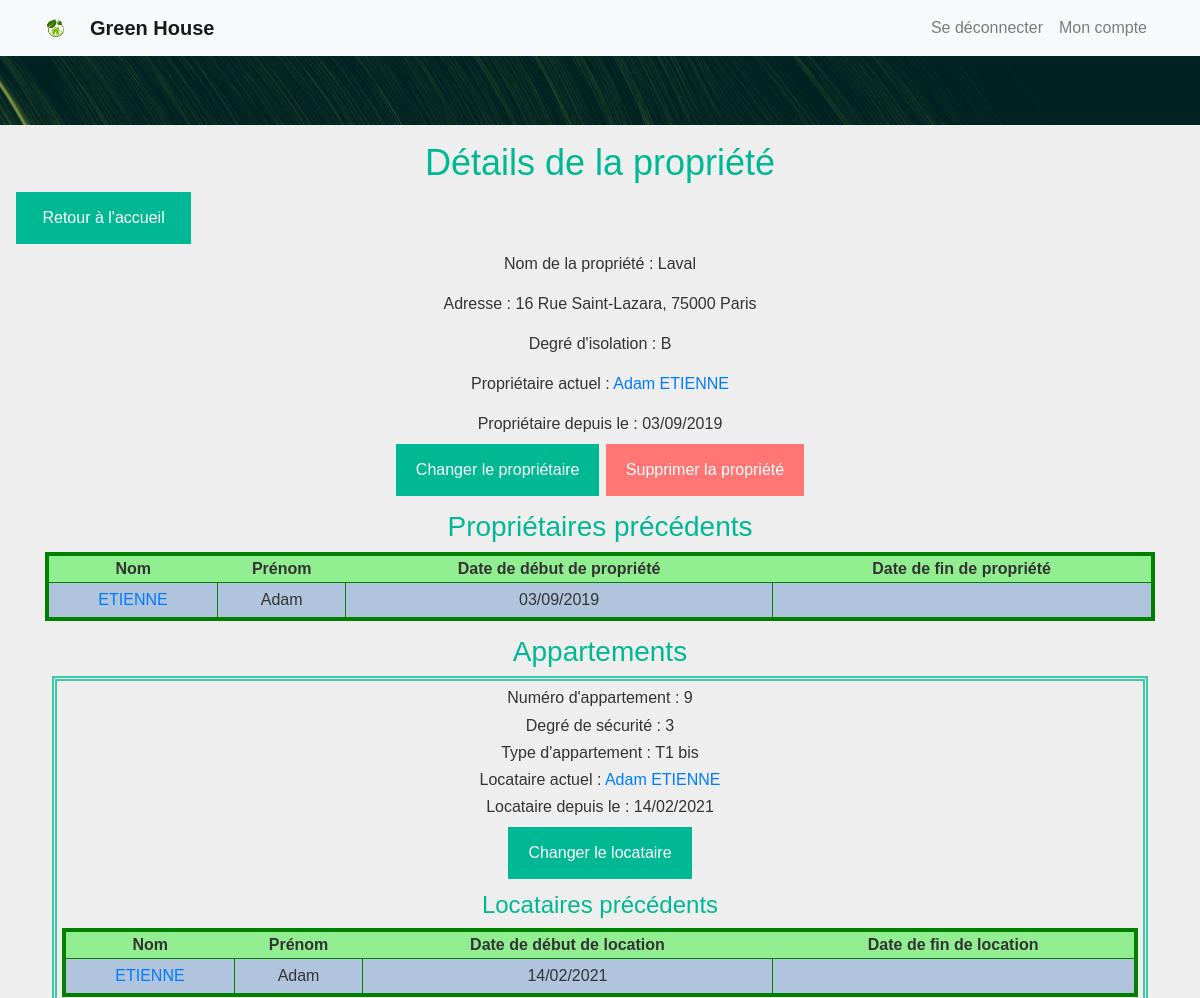
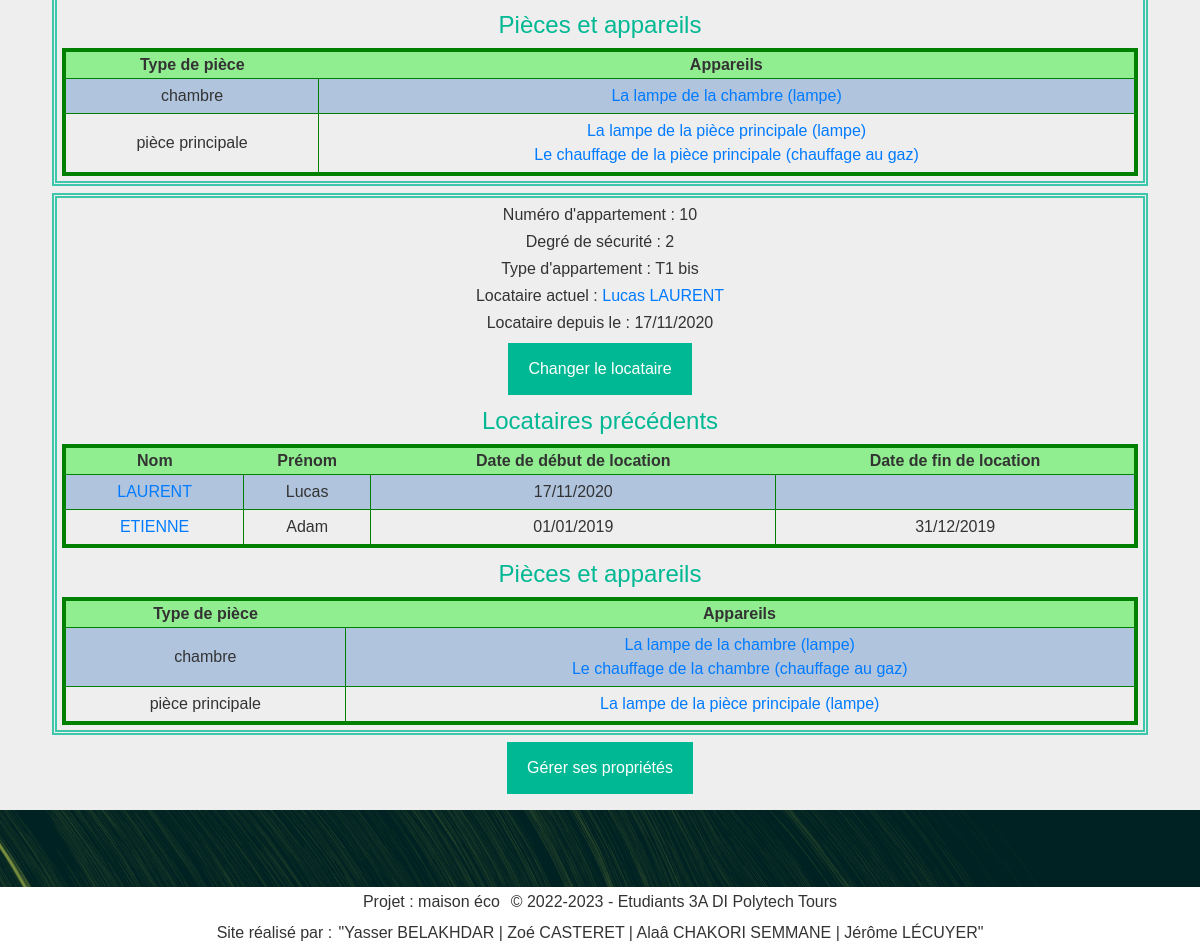
The page /proprietes/detailsPropriete.php?idPropriete=2 (signed in) on the database its author committed (2 pictures, top to bottom).
### tables this page shows
CREATE TABLE Appartement(
   idAppartement INT AUTO_INCREMENT,
   numAppart INT,
   degreSecurite INT NOT NULL,
   typeAppart INT NOT NULL,
   idPropriete INT NOT NULL,
   PRIMARY KEY(idAppartement),
   FOREIGN KEY(degreSecurite) REFERENCES TypeSecurite(degreSecurite)
        ON DELETE CASCADE,
   FOREIGN KEY(typeAppart) REFERENCES TypeAppartement(typeAppart)
        ON DELETE CASCADE,
   FOREIGN KEY(idPropriete) REFERENCES Propriete(idPropriete)
        ON DELETE CASCADE
);

CREATE TABLE TypeAppartement(
   typeAppart INT,
   libTypeAppart VARCHAR(50) ,
   nbPieces INT,
   PRIMARY KEY(typeAppart)
);

CREATE TABLE Piece(
   idPiece INT AUTO_INCREMENT,
   typePiece INT NOT NULL,
   idAppartement INT NOT NULL,
   PRIMARY KEY(idPiece),
   FOREIGN KEY(typePiece) REFERENCES TypePiece(typePiece),
   FOREIGN KEY(idAppartement) REFERENCES Appartement(idAppartement)
        ON DELETE CASCADE
);

CREATE TABLE TypePiece(
   typePiece INT,
   libTypePiece VARCHAR(50) ,
   PRIMARY KEY(typePiece)
);

CREATE TABLE Appareil(
   idAppareil INT AUTO_INCREMENT,
   nomAppareil VARCHAR(50)  NOT NULL,
   emplacement VARCHAR(200) ,
   idTypeAppareil INT NOT NULL,
   idPiece INT NOT NULL,
   PRIMARY KEY(idAppareil),
   FOREIGN KEY(idTypeAppareil) REFERENCES TypeAppareil(idTypeAppareil)
        ON DELETE CASCADE,
   FOREIGN KEY(idPiece) REFERENCES Piece(idPiece)
        ON DELETE CASCADE
);

CREATE TABLE TypeAppareil(
   idTypeAppareil INT AUTO_INCREMENT,
   libTypeAppareil VARCHAR(50) ,
   VideoEconomie VARCHAR(150) ,
   PRIMARY KEY(idTypeAppareil)
);

### WEB/common/bdd.php (called while the page is built, shortened)
<?php
if (isset($_SESSION['Id']) && !empty($_SESSION['Id'])) {
	$sessionId = $_SESSION['Id'];
	$estConnecte = true;
} else {
	$sessionId = null;
	$estConnecte = false;
	$estAdmin = false;
	$Prenom = "";
	$Nom = "";
}

### WEB/proprietes/detailsPropriete.php (the view, shortened to what this page needs)
<?php
$ROOT = "../";
require "../common/header.php";
?>
	<h2>Détails de la propriété</h2>
	<a href="../Page_accueil/Page_accueil.php" class="bouton-retour">Retour à l'accueil</a>
	<?php
	if (isset($_GET['idPropriete'])) {
		$idPropriete = $_GET['idPropriete'];
	} else {
		header("Location: gererProprietes.php");
	}
	$req = "SELECT numeroRue, nomRue, codePostal, nomVille, degreIsolation, nomPropriete, idPropriete,
			idProprietaire, nomProprietaire, prenomProprietaire, DATE(dateDebutProp) AS dateDebutProp
            FROM ProprieteAdresse LEFT OUTER JOIN ProprietaireActuel USING (idPropriete)
			WHERE idPropriete = ?";
	if (!isset($estAdmin) || $estAdmin != true) {
		$req = "$req AND idProprietaire = $sessionId";
	}
	$req = $bdd->prepare($req);
	$dataProprietes = $req->execute(array($idPropriete));
	$propriete = $req->fetch();
	?>
	<div class="container text-center">
		<p>Nom de la propriété : <?= $propriete['nomPropriete']; ?></p>
		<p>Adresse : <?= adresseSansNomPropriete($propriete); ?></p>
		<p>Degré d'isolation : <?= $propriete['degreIsolation']; ?></p>
		<p>Propriétaire actuel : <?= lienInfoPersonne($propriete['idProprietaire'], $propriete['nomProprietaire'], $propriete['prenomProprietaire'], $ROOT, 'Sans propriétaire'); ?></p>
		<?php if ($propriete['idProprietaire'] != NULL) { ?>
			<p style="margin-bottom: .5em;">Propriétaire depuis le : <?= date('d/m/Y', strtotime($propriete['dateDebutProp'])); ?></p>
		<?php } ?>
		<div class="boutonsgroupes centre">
			<a class="bouton" href="changerProprietaire.php?idPropriete=<?= $idPropriete ?>">Changer le propriétaire</a>
			<a class="bouton rouge" href="supprimerPropriete.php?idPropriete=<?= $idPropriete ?>">Supprimer la propriété</a>
		</div>
		<h3>Propriétaires précédents</h3>
		<?php
		$req = "SELECT idPersonne, nom, prenom, DATE(dateDebutProp) AS dateDebutProp, DATE(dateFinProp) AS dateFinProp
				FROM Proprietaire LEFT OUTER JOIN InfoPersonne USING (idPersonne)
				WHERE idPropriete = ?
				ORDER BY Proprietaire.dateDebutProp DESC";
		$req = $bdd->prepare($req);
		if (!$req->execute(array($idPropriete))) {
			die("Problème d'exécution de la requête :<br>{$req->errorInfo()[2]}<br>");
		}
		$proprietaires = $req->fetchAll();
		if (count($proprietaires) == 0) {
			echo "<p>Cette propriété n'a jamais eu de propriétaire.</p>";
		} else {
		?>
			<table>
				<tr class="titre">
					<th>Nom</th>
					<th>Prénom</th>
					<th>Date de début de propriété</th>
					<th>Date de fin de propriété</th>
				</tr>
				<?php foreach ($proprietaires as $proprietaire) {
					echo "<tr>";
					echo "<td>" . lienInfoPersonne($proprietaire['idPersonne'], $proprietaire['nom'], '', $ROOT, 'Utilisateur inconnu') . "</td>";
					echo "<td>" . $proprietaire['prenom'] . "</td>";
					echo "<td>" . date('d/m/Y', strtotime($proprietaire['dateDebutProp'])) . "</td>";
					echo "<td>" . ($proprietaire['dateFinProp'] ? date('d/m/Y', strtotime($proprietaire['dateFinProp'])) : '') . "</td>";
					echo "</tr>";
				} ?>
			</table>
		<?php } ?>
		<h3>Appartements</h3>
		<?php
		$req = "SELECT idAppartement, numAppart, degreSecurite, libTypeAppart,
				idLocataire, nomLocataire, prenomLocataire, DATE(dateDebutLoc) AS dateDebutLoc
				FROM Appartement NATURAL JOIN TypeAppartement LEFT OUTER JOIN LocataireActuel USING (idAppartement)
				WHERE idPropriete = ?";
		$req = $bdd->prepare($req);
		if (!$req->execute(array($idPropriete))) {
			die("Problème d'exécution de la requête :<br>{$req->errorInfo()[2]}<br>");
		}
		$appartements = $req->fetchAll();
		foreach ($appartements as $appartement) { ?>
			<div class="appart">
				<p>Numéro d'appartement : <?= $appartement['numAppart']; ?></p>
				<p>Degré de sécurité : <?= $appartement['degreSecurite']; ?></p>
				<p>Type d'appartement : <?= $appartement['libTypeAppart']; ?></p>
				<p>Locataire actuel : <?= lienInfoPersonne($appartement['idLocataire'], $appartement['nomLocataire'], $appartement['prenomLocataire'], $ROOT, 'Sans locataire'); ?></p>
				<?php if ($appartement['idLocataire'] != NULL) { ?>
					<p style="margin-bottom: .5em;">Locataire depuis le : <?= date('d/m/Y', strtotime($appartement['dateDebutLoc'])); ?></p>
				<?php } ?>
				<div class="boutonsgroupes centre">
					<a class="bouton" href="changerLocataire.php?idAppartement=<?= $appartement['idAppartement'] ?>">Changer le locataire</a>
				</div>
				<h4>Locataires précédents</h4>
				<?php
				$req = "SELECT idPersonne, nom, prenom, DATE(dateDebutLoc) AS dateDebutLoc, DATE(dateFinLoc) AS dateFinLoc
						FROM Locataire NATURAL JOIN InfoPersonne WHERE idAppartement = ?
						ORDER BY Locataire.dateDebutLoc DESC";
				$req = $bdd->prepare($req);
				if (!$req->execute(array($appartement['idAppartement']))) {
					die("Problème d'exécution de la requête :<br>{$req->errorInfo()[2]}<br>");
				}
				$locataires = $req->fetchAll();
				if(count($locataires) == 0) {
					echo "<p>Cet appartement n'a jamais eu de locataire.</p>";
				} else { ?>
					<table>
						<tr class="titre">
							<th>Nom</th>
							<th>Prénom</th>
							<th>Date de début de location</th>
							<th>Date de fin de location</th>
						</tr>
						<?php foreach ($locataires as $locataire) { ?>
						<tr>
							<td><?= lienInfoPersonne($locataire['idPersonne'], $locataire['nom'], '', $ROOT, 'Utilisateur inconnu'); ?></td>
							<td><?= $locataire['prenom']; ?></td>
							<td><?= date('d/m/Y', strtotime($locataire['dateDebutLoc'])); ?></td>
							<td><?= $locataire['dateFinLoc'] ? date('d/m/Y', strtotime($locataire['dateFinLoc'])) : ''; ?></td>
						</tr>
						<?php } ?>
					</table>
				<?php } ?>
				<h4>Pièces et appareils</h4>
				<?php
				$req = "SELECT idPiece, libTypePiece
						FROM Piece NATURAL JOIN TypePiece
						WHERE idAppartement = ?";
				$req = $bdd->prepare($req);
				if (!$req->execute(array($appartement['idAppartement']))) {
					die("Problème d'exécution de la requête :<br>{$req->errorInfo()[2]}<br>");
				}
				$pieces = $req->fetchAll();
				if(count($pieces) == 0) {
					echo "<p>Cet appartement ne contient aucune pièce.</p>";
				} else { ?>
					<table>
						<tr class="titre">
							<th>Type de pièce</th>
							<th>Appareils</th>
						</tr>
						<?php
						foreach ($pieces as $piece) {
							$req = "SELECT idAppareil, nomAppareil, libTypeAppareil
									FROM Appareil NATURAL JOIN TypeAppareil
									WHERE idPiece = ?";
							$req = $bdd->prepare($req);
							if (!$req->execute(array($piece['idPiece']))) {
								die("Problème d'exécution de la requête :<br>{$req->errorInfo()[2]}<br>");
							}
							$appareils = $req->fetchAll();
						?>
							<tr>
								<td><?= $piece['libTypePiece']; ?></td>
								<td>
									<?php
									if(count($appareils) > 0) {
										foreach ($appareils as $appareil) {
											echo lienInfoAppareil($appareil['idAppareil'], $appareil['nomAppareil'], $appareil['libTypeAppareil'], $ROOT, 'Appareil inconnu');
											echo "<br>";
										}
									}
									?>
								</td>
							</tr>
						<?php } ?>
					</table>
				<?php } ?>
			</div>
		<?php } ?>
		<div class="boutonsgroupes centre">
			<a class="bouton" href="gererProprietes.php">Gérer ses propriétés</a>
		</div>
	</div>
	<?php require "../common/footer.php"; ?>

### WEB/common/header.php (shortened to what this page needs)
<!DOCTYPE html>
<html lang='fr'>
<head>
<?php
require_once("main.php");
?>
<link rel="stylesheet" href="https://maxcdn.bootstrapcdn.com/bootstrap/4.0.0/css/bootstrap.min.css">
<link rel='stylesheet' type='text/css' media='screen' href='<?= $ROOT ?>common/style/main.css'>
</head>
<body>
    <nav class="navbar navbar-expand-lg navbar-light bg-light fixed-top">
        <div class="container">
            <img src="<?= $ROOT ?>common/images/Green_house.webp" alt="Green_house" width="20" height="20" style="float:left; margin:0 25px 0 0;" />
            <a class="navbar-brand" href="<?= $ROOT ?>Page_accueil/Page_accueil.php"><b>Green House </b></a>
            <div class="collapse navbar-collapse" id="navbarResponsive">
                <ul class="navbar-nav ml-auto">
                    <?php
                    if (!$estConnecte) {
                        echo "<li class='nav-item'><a class='nav-link' href='{$ROOT}Page_accueil/inscription.php'>S'inscrire</a></li>";
                        echo "<li class='nav-item'><a class='nav-link' href='{$ROOT}Page_accueil/connexion.php'>Se connecter (utilisateur)</a></li>";
                        echo "<li class='nav-item'><a class='nav-link' href='{$ROOT}Page_accueil/connexion_administrateur.php'>Se connecter (admin)</a></li>";
                    } else {
                        echo "<li class='nav-item'><a class='nav-link' href='{$ROOT}Page_accueil/deconnexion.php'>Se déconnecter</a></li>";
                        echo "<li class='nav-item'><a class='nav-link' href='{$ROOT}Page_accueil/gestion_compte.php'>Mon compte</a></li>";
                    }
                    ?>
                </ul>
            </div>
        </div>
    </nav>
    <br><br>
    <div class="vantatopologymin" id="vantatopologymin_1"></div>
    <div class="body">

### WEB/common/fonctions.php (shortened to what this page needs)
<?php
function adresseSansNomPropriete($propriete)
{
	return $propriete['numeroRue'] . " " . $propriete['nomRue'] . ", " . $propriete['codePostal'] . " " . $propriete['nomVille'];
}
function lienInfoPersonne($idPersonne, $nomPersonne, $prenomPersonne, $ROOT, $defaut = "Personne")
{
	return "<a href=\"{$ROOT}administration/infoPersonne.php?idPersonne={$idPersonne}\">{$prenomPersonne} {$nomPersonne}</a>";
}
function lienInfoAppareil($idAppareil, $nomAppareil, $typeAppareil, $ROOT, $defaut = "Appareil inconnu")
{
	return "<a href=\"{$ROOT}Gestion des appareils/detailsAppareil.php?idAppareil={$idAppareil}\">{$nomAppareil} ({$typeAppareil})</a>";
}

### WEB/common/footer.php (shortened to what this page needs)
</div>
<footer style="background-color: white;">
	<div class="vantatopologymin" id="vantatopologymin_2"></div>
	<div class="footer">
		<div class="flex-together">
			<p>Projet : maison éco</p>&nbsp;
			<p>© 2022-2023 - Etudiants 3A DI Polytech Tours</p>
		</div>
		<div class="flex-together">
			<p>Site réalisé par : </p>
			<p>"Yasser BELAKHDAR | Zoé CASTERET | Alaâ CHAKORI SEMMANE | Jérôme LÉCUYER"</p>
		</div>
	</div>
</footer>
</body>
</html>

### WEB/common/style/main.css (style rules this page uses)
html { height: 100%; }
body { font-family: Arial, sans-serif; color: #333; background-color: #eee; margin: 0; min-height: 100%; display: flex; flex-direction: column; }
.body { padding: 1em; }
h2 { font-size: 36px; text-align: center; }
h2, h3, h4, h5, h6 { color: #00b894; }
.bouton-retour { display: block; width: 15%; margin: 20px; padding: 12px 20px; }
button, .header-right > a, .bouton, .bouton-retour { background-color: #00b894; color: #fff; padding: 14px 20px; margin: 8px 0; border: none; cursor: pointer; text-align: center; text-decoration: none; }
.bouton.rouge { background-color: #ff7675; }
table:not(.with-space) { margin: 20px auto auto auto; table-layout: auto; width: 100%; border-collapse: collapse; border: solid green 4px; text-align: center; }
table tr:not(.titre):not(.space):nth-child(even) { background: lightsteelblue; }
table .titre { font-weight: bold; background: lightgreen; }
table td:not(.ignore-border) { border: solid green 1px; padding: 5px; }
table tr { border-collapse: collapse; border: solid green 4px; }
table tr:not(.space) { border-top: none; border-bottom: none; }
.appart { border: double #3dc7ab 5px; margin: 7px; padding: 5px; }
footer { margin-top: auto; }
footer > .footer { padding: 0 1em; display: flex; flex-direction: column; justify-content: center; align-items: center; }
footer p { margin: auto 0; padding: 0.2em; }
.flex-together { display: flex; flex-direction: row; flex-wrap: wrap; }
.boutonsgroupes { display: flex; flex-direction: row; }
.boutonsgroupes > * { margin: 0 0.2em; }
.boutonsgroupes.centre { justify-content: center; }
.vantatopologymin { height: 77px; position: unset !important; background: #042523; }

### WEB/proprietes/detailsPropriete.php (style rules this page uses)
.appart p { margin-bottom: .2em; }
body h3 { margin-top: .5em; }
h3 ~ table, h4 ~ table { margin-top: 0 !important; }
.appart h4 { margin-top: .5em; }

### rows shown on the page
appartement: numAppart "9", degreSecurite "3", typeAppart.libTypeAppart "T1 bis", prenomPersonne "Adam", nomPersonne "ETIENNE", dateDebutLoc "14/02/2021", prenom "Adam"
piece: typePiece.libTypePiece "chambre"
appareil: nomAppareil "La lampe de la chambre", idTypeAppareil.libTypeAppareil "lampe"
piece: typePiece.libTypePiece "pièce principale"
appareil: nomAppareil "La lampe de la pièce principale", idTypeAppareil.libTypeAppareil "lampe"
appareil: nomAppareil "Le chauffage de la pièce principale", idTypeAppareil.libTypeAppareil "chauffage au gaz"
appartement: numAppart "10", degreSecurite "2", typeAppart.libTypeAppart "T1 bis", prenomPersonne "Lucas", nomPersonne "LAURENT", dateDebutLoc "17/11/2020", prenom "Lucas", nomPersonne "ETIENNE", prenom "Adam", dateDebutLoc "01/01/2019", dateFinLoc "31/12/2019"
piece: typePiece.libTypePiece "chambre"
appareil: nomAppareil "La lampe de la chambre", idTypeAppareil.libTypeAppareil "lampe"
appareil: nomAppareil "Le chauffage de la chambre", idTypeAppareil.libTypeAppareil "chauffage au gaz"
piece: typePiece.libTypePiece "pièce principale"
appareil: nomAppareil "La lampe de la pièce principale", idTypeAppareil.libTypeAppareil "lampe"

### other values the page prints
$propriete['nomPropriete'] "Laval"
adresseSansNomPropriete($propriete) "16 Rue Saint-Lazara, 75000 Paris"
$propriete['degreIsolation'] "B"
$prenomPersonne "Adam"
$nomPersonne "ETIENNE"
date('d/m/Y', strtotime($propriete['dateDebutProp'])) "03/09/2019"
$proprietaire['prenom'] "Adam"
date('d/m/Y', strtotime($proprietaire['dateDebutProp'])) "03/09/2019"
